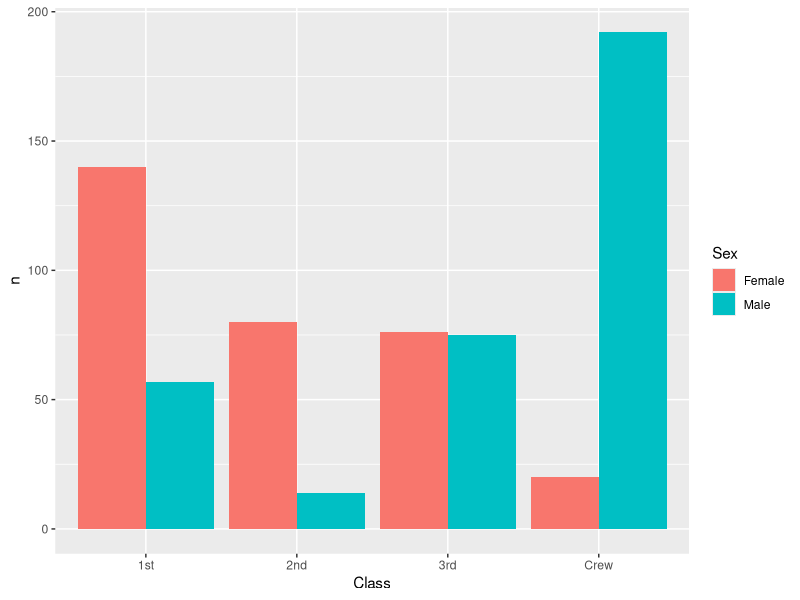
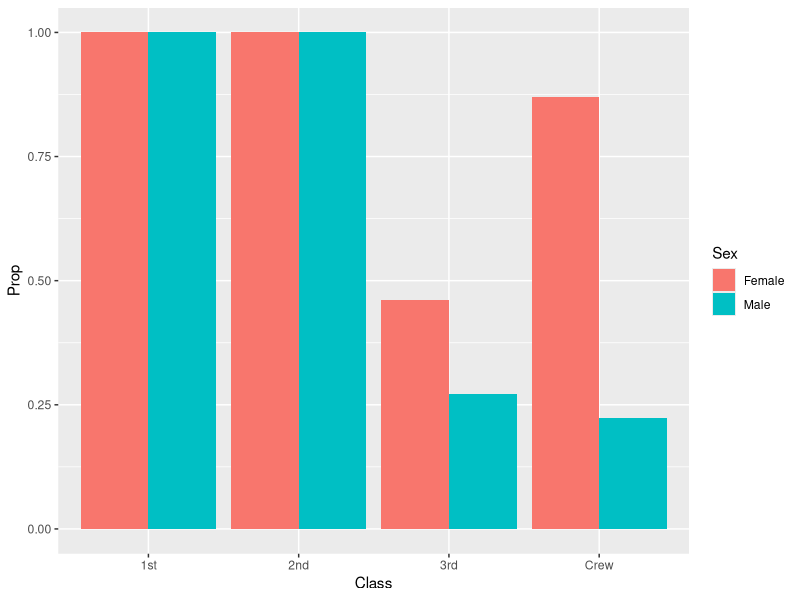
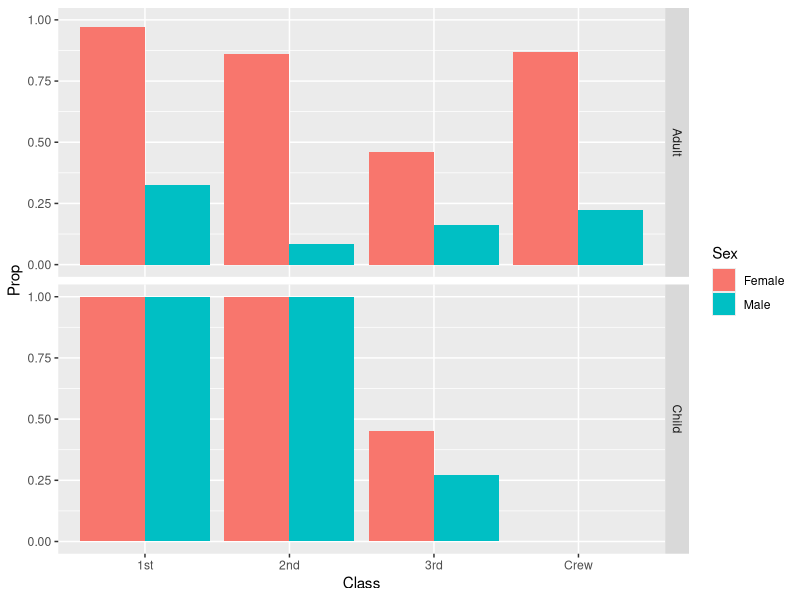

Generate these figures, in order, with R:
## ---- chunk 1
library(tidyverse)

df_titanic <- as_tibble(Titanic)
## ---- chunk 2
## TASK: Perform a `glimpse` of df_titanic
glimpse(df_titanic)
## ---- chunk 3
## NOTE: No need to edit! We'll cover how to
## do this calculation in a later exercise.
df_titanic %>% summarize(total = sum(n))
## ---- chunk 4
## TASK: Visualize counts against `Class` and `Sex`
survived_q3 <-
  df_titanic %>% 
  filter(Survived == 'Yes')

survived_q3 %>% 
  ggplot(aes(Class, n, fill = Sex)) +
  geom_col(position = "dodge")
## ---- chunk 5
## NOTE: No need to edit! We'll cover how to
## do this calculation in a later exercise.
df_prop <-
  df_titanic %>%
  group_by(Class, Sex, Age) %>%
  mutate(
    Total = sum(n),
    Prop = n / Total
  ) %>%
  ungroup()
df_prop
## ---- chunk 6

df_prop %>% 
  filter(Survived == 'Yes') %>%
  ggplot(aes(Class, Prop, fill = Sex)) +
  geom_col(position = "dodge")
## ---- chunk 7
df_prop %>% 
  filter(Survived == 'Yes') %>% 
  ggplot(aes(Class, Prop, fill = Sex)) +
  geom_col(position = "dodge") +
  facet_grid(rows = 'Age')
